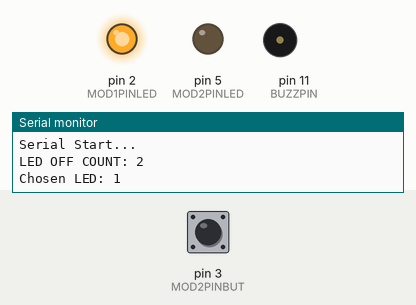
This sketch was run on a simulated Arduino Uno, built with avr-gcc and run on an emulated ATmega328P. Parts: output pins drawn as LEDs (lit = HIGH), buzzer (waves = sounding), the last lines printed to the serial monitor. Dashed ring = blinking. Inputs (shaded band) come from the test bench; at power-on: pin 3 (MOD2PINBUT) HIGH. Random numbers use the default seed unless the sketch sets one.

Above: at 3.7 s.
3.8 s: pin 3 (MOD2PINBUT) pulled LOW for 3.2 s
At 5.6 s:
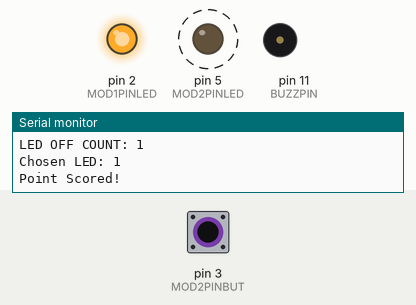
8.7 s: pin 3 (MOD2PINBUT) pulled LOW for 1 s
At 9.19 s:
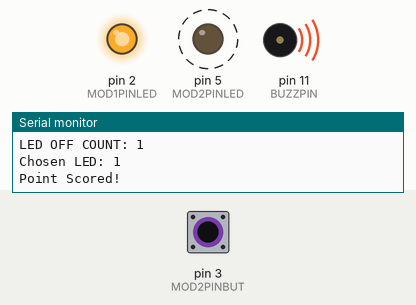
At 11.3 s:
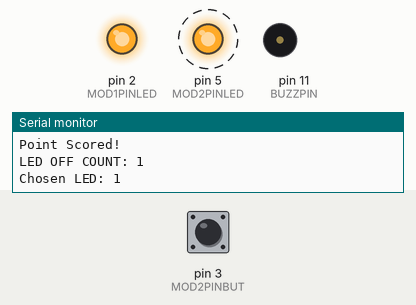
Timing chart, 0 to 12.8 s (numbered marks = the images above; inputs shaded):
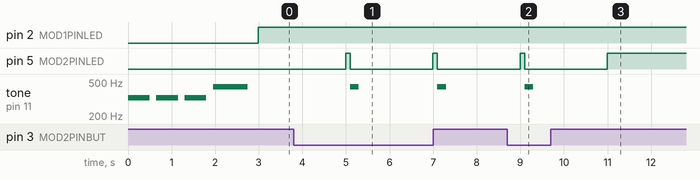

The sketch:

FollowTheLight.ino
```cpp
#include <stdbool.h>


#define RNGSEED 2002

//Button Pin Macros for prototyping
#define MOD1PINBUT 0
#define MOD1PINLED 2

#define MOD2PINBUT 3
#define MOD2PINLED 5
/*
#define MOD3PINBUT 5
#define MOD3PINLED 6

#define MOD4PINBUT 4
#define MOD4PINLED 4

#define MOD5PINBUT 5
#define MOD5PINLED 5

#define MOD6PINBUT 4
#define MOD6PINLED 5
*/

#define BUZZPIN 11

//Number of modules currently connected
#define MODNUM 2

//How frequently (in ms) a new led is chosen to be lit
#define NEWLEDINTERVAL 2000
//Game duration (in ms)
#define GAMEDURATION 25000

//Data Structures
//Associating the index(module) with a pin for the button
int buttonPins [MODNUM] = {MOD1PINBUT, MOD2PINBUT};
//Same but leds
int ledPins [MODNUM] = {MOD1PINLED, MOD2PINLED};

//This datastructure contatins which leds are currenlty lit(stored as true) or unlit(stored as false)
bool ledValues[MODNUM] = {false};


//Initialize the currTime variable for timing
unsigned long currTime = millis();


//Points scored by player
unsigned int score = 0;

//Toggle to turn on and off all LED's reguardless of ledValue status
bool ledEnable = true;

//A wrapper fuction that introduces a blocking delay for easier music programming
void blockingBuzz(unsigned int duration, int freq)
{
  //magic num "1.3" is from https://docs.arduino.cc/built-in-examples/digital/toneMelody/
  tone(BUZZPIN, freq, duration);
  delay(duration * 1.3);
  noTone(BUZZPIN);
}

//Called when a point is scored by the player
void buzzPointScored()
{
  noTone(BUZZPIN);
  delay(100);
  tone(BUZZPIN, 440, 200);
}

//Played at the end of a game before the players score is announced
void buzzEndSong()
{
  blockingBuzz(500, 523);
  blockingBuzz(500, 440);
  blockingBuzz(500, 329);
  delay(1000);
}

//Intoduction song, plays when game begins
void buzzStartSong()
{
  for(int i = 0; i < 3; i++)
  {
  blockingBuzz(500, 329);
  }
  /*
  const int N2DUR = 1000;
  tone(BUZZPIN, 329, 1000);
  delay(N2DUR * 1.3);
  noTone(BUZZPIN);
  */
  blockingBuzz(800, 440);
}

//Annouces player score with a note that increases by 1 semitone for each point, topping out at 880 hz
void buzzScore()
{
  unsigned int frequency = 440;
  for(int i = 0; i < score; i++)
  {
    //1.0595 multiplied by current frequency should yield the next semitone
    frequency = frequency * 1.0595;
    if(frequency < 880)
    {
      blockingBuzz(500, frequency);
    }
    else
    {
      blockingBuzz(500, 880);
    }
  }
}

//Setter function for pin data stuctures
void setPinMode(int* pins, int numOfPins, uint8_t mode)
{
  for(int i = 0; i < numOfPins; i++)
    {
        pinMode(pins[i], mode);
    }
}


void setup()
{
    Serial.begin(9600);
    Serial.println("Serial Start...");
    //Set LED pins to output
    setPinMode(ledPins, MODNUM, OUTPUT);

    //Set button pins to input (floating input, needs pullup?)
    setPinMode(buttonPins, MODNUM, INPUT_PULLUP);

    //Random Seed
    randomSeed(RNGSEED);

}


void loop()
{
  buzzStartSong();
  //Ennter gameloop until we surpass game duration
  while(millis() < GAMEDURATION)
  {
    gameLoop();
  }

  Serial.print("Points Scored: ");
  Serial.println(score);

  //turn off leds
  ledEnable = false;
  writeLights();


  buzzEndSong();
  buzzScore();
  //Idle loop, require player reset
  while(true)
  {
    delay(100);
  }
}

void gameLoop()
{
    //Choose led's to light up

    //RNG light picking every NEWLEDINTERVAL milliseconds, will only flip "false" ledValues
    if(millis() > currTime + NEWLEDINTERVAL)
    {
      ledRNG();
      currTime = millis();
    }

    //Write ledValues to lights if ledEnable == true
    writeLights();

    //Listen for player input
    buttonListen(LOW);

    //update leds
    writeLights();
}

void ledRNG()
{
  //Create ledList and get currently unlit leds to choose one to be lit
  int ledList [MODNUM + 1] = {0};
  getFalseLEDList(ledList);

  int ledCount = ledList[0];
  Serial.print("LED OFF COUNT: ");
  Serial.println(ledCount);
  //RNG function random() is used to pick one of the leds in ledList
  int chosenLED = random(1, ledCount + 1);
  Serial.print("Chosen LED: ");
  Serial.println(chosenLED);

  //Set chosen led value to true in ledValues
  ledValues[ledList[chosenLED]] = true;

}

//Modifies the passed list pointer. ledList[0] contains number of currently unlit leds.
//Every index after is the pin of that unlit led
void getFalseLEDList(int* ledList)
{
  int falseCount = 0;
  for(int i = 0; i < MODNUM; i++)
  {
    if(!ledValues[i])
    {
      falseCount++;
      ledList[falseCount] = i;
    }
  }
  ledList[0] = falseCount;
  return ledList;
}

//Check all connected buttons for player input
//If input is detected, and the button's associated led is also lit, then record point scored
void buttonListen(uint8_t value)
{
  for(int i = 0; i < MODNUM; i++)
  {
    if(digitalRead(buttonPins[i]) == value && ledValues[i])
    {
        //Point scored TODO
        score++;
        //Disable Light
        ledValues[i] = false;
        //Output score
        Serial.println("Point Scored!");
        buzzPointScored();
    }

  }
}

//Iterate over ledValues and output the correct volatge for each bool value
//Turns all LEDs off when ledEnable == false
void writeLights()
{
    for(int i = 0; i < MODNUM; i++)
    {
        if(ledValues[i] && ledEnable)
        {
          digitalWrite(ledPins[i], HIGH);
        }
        else
        {
          digitalWrite(ledPins[i], LOW);
        }
    }
}
```

Measured:
- after the input at 3.8 s, tone on pin 11 (BUZZPIN): alternates 440 Hz for 0.20 s and silent for 1.8 s, starting after 1.3 s
- after the input at 8.7 s, tone on pin 11 (BUZZPIN): silent → 440 Hz after 0.40 s, → silent 0.20 s later
- by itself, tone on pin 11 (BUZZPIN): plays 329 Hz for 0.50 s, 329 Hz for 0.50 s, 329 Hz for 0.50 s, 440 Hz for 0.80 s
